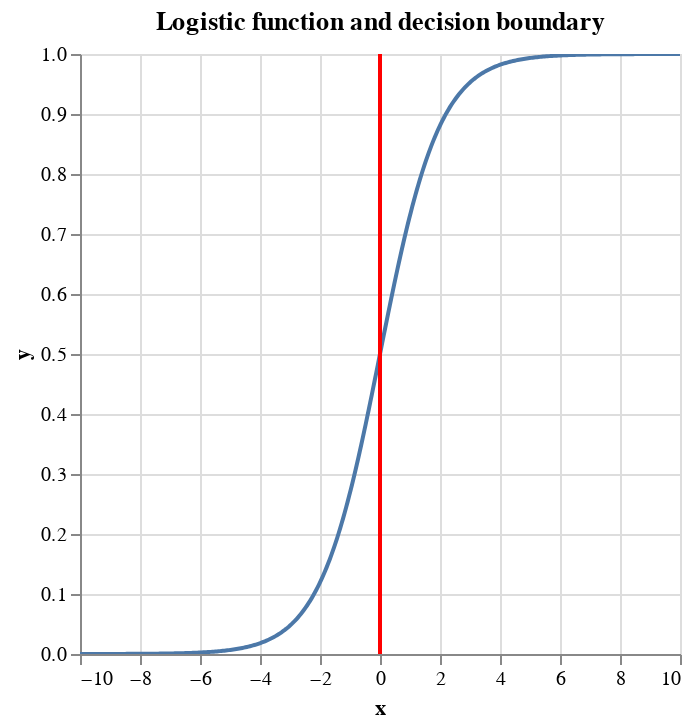

Notebook code cell kept with this figure:
### Markdown cell above
## Connecting this mathematics to a visualization of the decision boundary

Prompt:

> please write python code with altair to help visualize the connection between the logistic function and this decision boundary

Result:

Sure, here's a sample Python code that uses Altair, numpy, and pandas to visualize the logistic function and its decision boundary. In this case, we'll arbitrarily set the parameters α and β to 0 and 1, respectively.

This code first defines the logistic function and the decision boundary. Then it generates a range of x values and computes the corresponding y values using the logistic function. These values are used to create a pandas DataFrame, which is then used to generate a line chart. A separate DataFrame is created for the decision boundary, and a line is plotted at this value. The line chart and decision boundary line are then combined into a single interactive chart.

### Code cell
import altair as alt
import numpy as np
import pandas as pd

# Define the logistic function
def logistic_function(x, alpha=0, beta=1):
    return np.exp(beta * x) / (1 + np.exp(beta * x + alpha))

alpha = 0
beta = 1

# Define the decision boundary
decision_boundary = -alpha / beta

# Create an array of x values
x = np.linspace(-10, 10, 400)

# Compute the corresponding y values
y = logistic_function(x)

# Create a pandas DataFrame
df = pd.DataFrame({
    'x': x,
    'y': y,
})

# Create a DataFrame for the decision boundary
df_boundary = pd.DataFrame({
    'x': [decision_boundary, decision_boundary],
    'y': [0, 1],
})

# Generate the plot
chart = alt.Chart(df).mark_line().encode(
    x='x',
    y='y'
).properties(
    title='Logistic function and decision boundary'
)

# Generate the decision boundary line
boundary_line = alt.Chart(df_boundary).mark_line(color='red').encode(
    x='x',
    y='y'
)

# Combine the plot and the boundary line
(chart + boundary_line).interactive()

### Figure 1 — Vega-Lite specification as saved in the notebook (floating-point values rounded to 4 significant figures; data arrays with more than 128 entries replaced by an {"elided": "..."} marker saying what was removed)
{"config": {"view": {"continuousWidth": 300, "continuousHeight": 300}}, "layer": [{"data": {"name": "data-22bb612a25fb02cf0bac8444913d5642"}, "mark": {"type": "line"}, "encoding": {"x": {"field": "x", "type": "quantitative"}, "y": {"field": "y", "type": "quantitative"}}, "name": "view_1", "title": "Logistic function and decision boundary"}, {"data": {"name": "data-d804f63a75f6d1f2e7bfcb1f5d385ca5"}, "mark": {"type": "line", "color": "red"}, "encoding": {"x": {"field": "x", "type": "quantitative"}, "y": {"field": "y", "type": "quantitative"}}}], "params": [{"name": "param_3", "select": {"type": "interval", "encodings": ["x", "y"]}, "bind": "scales", "views": ["view_1"]}], "$schema": "https://vega.github.io/schema/vega-lite/v5.8.0.json", "datasets": {"data-22bb612a25fb02cf0bac8444913d5642": {"elided": "400 records"}, "data-d804f63a75f6d1f2e7bfcb1f5d385ca5": [{"x": 0.0, "y": 0}, {"x": 0.0, "y": 1}]}}
